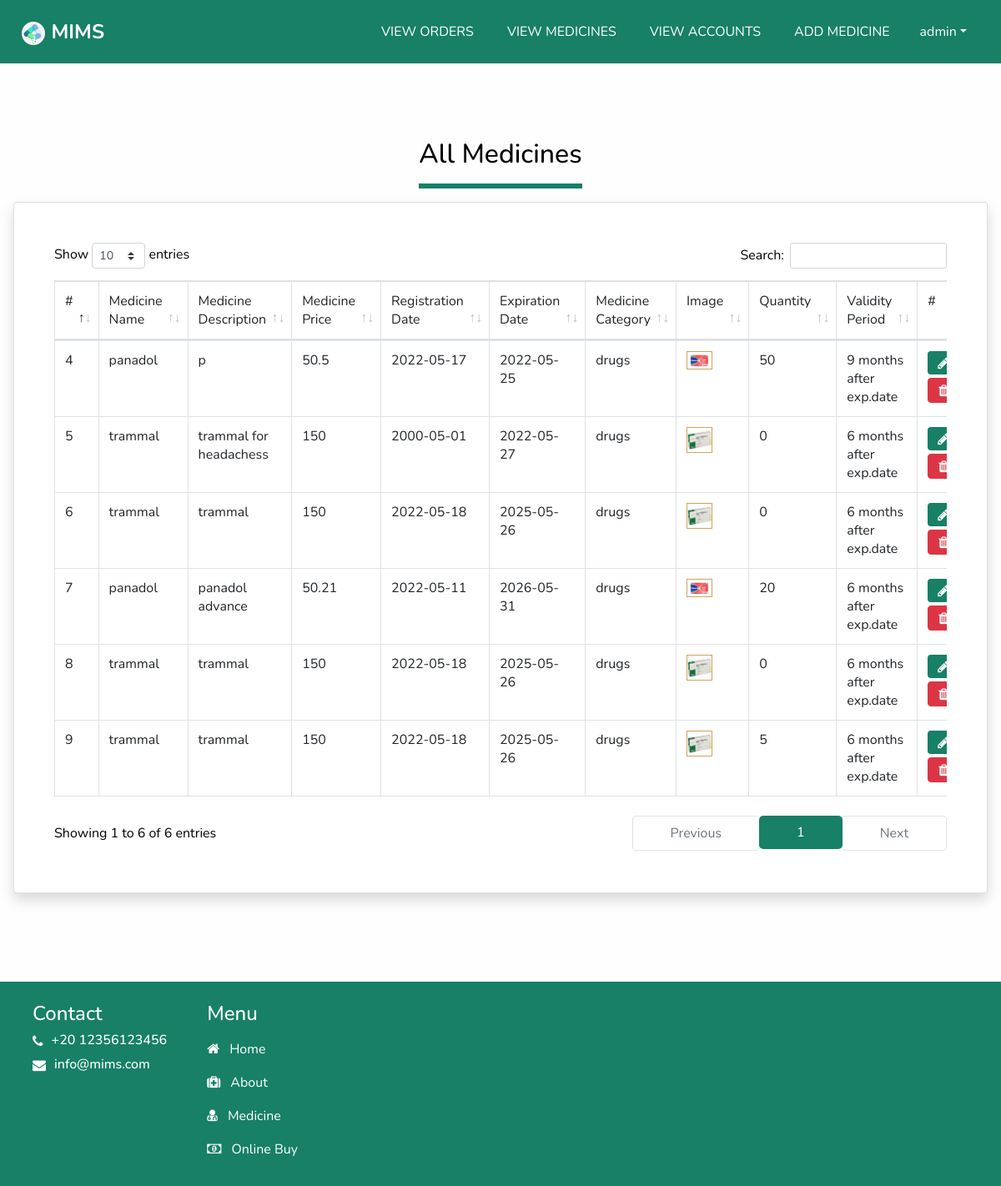
/mims/viewmedicines.php (signed in), run on the app's committed database.
### tables this page shows
CREATE TABLE `medicine` (
  `idmedicine` int NOT NULL AUTO_INCREMENT,
  `name` varchar(450) DEFAULT NULL,
  `description` varchar(450) DEFAULT NULL,
  `price` varchar(45) DEFAULT NULL,
  `regdate` varchar(45) DEFAULT NULL,
  `expdate` varchar(45) DEFAULT NULL,
  `category` varchar(450) DEFAULT NULL,
  `image` varchar(450) DEFAULT NULL,
  `quantity` varchar(45) DEFAULT NULL,
  `validity_period` varchar(450) DEFAULT NULL,
  `idusers` varchar(45) DEFAULT NULL,
  PRIMARY KEY (`idmedicine`)
);

### mims/viewmedicines.php (the view, shortened to what this page needs)
<?php
include('deletemedicine.php');
if($_SESSION['usertype'] == 'admin'){
    $query = "SELECT * FROM medicine";
}
else if($_SESSION['usertype'] == 'pharmacie'){
    $query = "SELECT * FROM medicine WHERE idusers = '".$_SESSION['userid']."'";
}
$result = mysqli_query($con, $query);
?>
<!DOCTYPE html>
<html>
<head>
    <link rel="stylesheet" type="text/css"
    href="css/owl.carousel.min.css" />
  <link rel="stylesheet" href="css/font-awesome.min.css">
  <link rel="stylesheet" type="text/css" href="css-1/bootstrap.css" />
  <link href="css-1/style.css" rel="stylesheet" />
  <link href="css-1/responsive.css" rel="stylesheet" />
    <link href="js/datatables/dataTables.bootstrap4.min.css" rel="stylesheet" />
</head>
<body class="sub_page">
    <?php
        if($_SESSION['usertype'] == 'admin'){
            include('adminnavbar.php');
        }
    ?>
    <section class="about_section layout_padding">
        <div class="">
            <div class="custom_heading-container  mx-auto" style="width:max-content">
                <h2>
                    All Medicines
                </h2>
                <hr>
            </div>
            <div class="detail-box card shadow p-5 m-3">
                <div class="table-responsive d-flex justify-content-center">
                    <table class="table table-bordered tableexample">
                        <thead>
                            <tr>
                                <td>#</td>
                                <td>Medicine Name</td>
                                <td>Medicine Description</td>
                                <td>Medicine Price</td>
                                <td>Registration Date</td>
                                <td>Expiration Date</td>
                                <td>Medicine Category</td>
                                <td>Image</td>
                                <td>Quantity</td>
                                <td>Validity Period</td>
                                <td>#</td>
                            </tr>
                        </thead>
                        <tbody>
                            <?php
                            while ($row = mysqli_fetch_array($result)) {
                            ?>
                                <tr>
                                    <td><?php echo $row['idmedicine'] ?></td>
                                    <td><?php echo $row['name'] ?></td>
                                    <td><?php echo $row['description'] ?></td>
                                    <td><?php echo $row['price'] ?></td>
                                    <td><?php echo $row['regdate'] ?></td>
                                    <td><?php echo $row['expdate'] ?></td>
                                    <td><?php echo $row['category'] ?></td>
                                    <td><img src=<?php echo "./uploads/" . $row['image'] ?> alt="" style="width: 50%; border: 1px solid #cda45e;"></td>
                                    <td><?php echo $row['quantity'] ?></td>
                                    <td><?php echo $row['validity_period'] ?></td>
                                   <?php
                                        echo '<td>
                                        <button type="button" class="btn btn-success editbtn0 mb-1"> <i class="fa fa-pencil" aria-hidden="true"></i> </button>
                                        <button type="button" class="btn btn-danger deletemedicinebtn"> <i class="fa fa-trash" aria-hidden="true"></i> </button>
                                            </td>';
                                    ?>
                                </tr>
                            <?php } ?>
                        </tbody>
                    </table>
                </div>
            </div>
        </div>
    </section>
    <?php include('footer.php'); ?>
</body>
</html>

### mims/css-1/style.css (style rules this page uses)
body { font-family: 'Nunito', sans-serif; color: #000000; background-color: #fefefe; overflow-x: hidden; height: 100%; }
.layout_padding { padding: 90px 0; }
.btn, .btn:focus { outline: none !important; -webkit-box-shadow: none; box-shadow: none; }

### mims/viewmedicines.php (style rules this page uses)
.detail-box { min-width: 50%; }
.table-responsive { width: 100% !important; }
hr { border:3px solid #178066 }
.page-item.active .page-link,.btn-success { background:#178066 !important; color:white; border:0 }

### data on the page
medicine: idmedicine "5", name "trammal", description "trammal for headachess", price "150", regdate "2000-05-01", expdate "2022-05-27", category "drugs", image (picture), quantity "0", validity_period "6 months after exp.date"
medicine: idmedicine "4", name "panadol", description "p", price "50.5", regdate "2022-05-17", expdate "2022-05-25", category "drugs", image (picture), quantity "50", validity_period "9 months after exp.date"
medicine: idmedicine "6", name "trammal", description "trammal", price "150", regdate "2022-05-18", expdate "2025-05-26", category "drugs", image (picture), quantity "0", validity_period "6 months after exp.date"
medicine: idmedicine "7", name "panadol", description "panadol advance", price "50.21", regdate "2022-05-11", expdate "2026-05-31", category "drugs", image (picture), quantity "20", validity_period "6 months after exp.date"
medicine: idmedicine "8", name "trammal", description "trammal", price "150", regdate "2022-05-18", expdate "2025-05-26", category "drugs", image (picture), quantity "0", validity_period "6 months after exp.date"
medicine: idmedicine "9", name "trammal", description "trammal", price "150", regdate "2022-05-18", expdate "2025-05-26", category "drugs", image (picture), quantity "5", validity_period "6 months after exp.date"

### other printed values
$_SESSION['username'] "admin"
